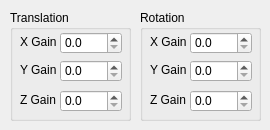
        <widget class="QWidget" name="MouseVelocity">
         <attribute name="title">
          <string>Velocity</string>
         </attribute>
         <widget class="QGroupBox" name="MouseVelocityTranslationGroup">
          <property name="geometry">
           <rect>
            <x>10</x>
            <y>10</y>
            <width>121</width>
            <height>111</height>
           </rect>
          </property>
          <property name="title">
           <string>Translation</string>
          </property>
          <widget class="QLabel" name="MouseVelocityTranslationXGainLabel">
           <property name="geometry">
            <rect>
             <x>10</x>
             <y>24</y>
             <width>41</width>
             <height>16</height>
            </rect>
           </property>
           <property name="text">
            <string>X Gain</string>
           </property>
          </widget>
          <widget class="QDoubleSpinBox" name="MouseVelocityTranslationZGain">
           <property name="geometry">
            <rect>
             <x>50</x>
             <y>80</y>
             <width>62</width>
             <height>22</height>
            </rect>
           </property>
           <property name="decimals">
            <number>1</number>
           </property>
           <property name="singleStep">
            <double>0.500000000000000</double>
           </property>
          </widget>
          <widget class="QLabel" name="MouseVelocityTranslationZGainLabel">
           <property name="geometry">
            <rect>
             <x>10</x>
             <y>82</y>
             <width>41</width>
             <height>16</height>
            </rect>
           </property>
           <property name="text">
            <string>Z Gain</string>
           </property>
          </widget>
          <widget class="QDoubleSpinBox" name="MouseVelocityTranslationXGain">
           <property name="geometry">
            <rect>
             <x>50</x>
             <y>22</y>
             <width>62</width>
             <height>22</height>
            </rect>
           </property>
           <property name="decimals">
            <number>1</number>
           </property>
           <property name="singleStep">
            <double>0.500000000000000</double>
           </property>
          </widget>
          <widget class="QLabel" name="MouseVelocityTranslationYGainLabel">
           <property name="geometry">
            <rect>
             <x>10</x>
             <y>52</y>
             <width>41</width>
             <height>16</height>
            </rect>
           </property>
           <property name="text">
            <string>Y Gain</string>
           </property>
          </widget>
          <widget class="QDoubleSpinBox" name="MouseVelocityTranslationYGain">
           <property name="geometry">
            <rect>
             <x>50</x>
             <y>50</y>
             <width>62</width>
             <height>22</height>
            </rect>
           </property>
           <property name="decimals">
            <number>1</number>
           </property>
           <property name="singleStep">
            <double>0.500000000000000</double>
           </property>
          </widget>
         </widget>
         <widget class="QGroupBox" name="MouseVelocityRotationGroup">
          <property name="geometry">
           <rect>
            <x>140</x>
            <y>10</y>
            <width>121</width>
            <height>111</height>
           </rect>
          </property>
          <property name="title">
           <string>Rotation</string>
          </property>
          <widget class="QLabel" name="MouseVelocityRotationXGainLabel">
           <property name="geometry">
            <rect>
             <x>10</x>
             <y>24</y>
             <width>41</width>
             <height>16</height>
            </rect>
           </property>
           <property name="text">
            <string>X Gain</string>
           </property>
          </widget>
          <widget class="QDoubleSpinBox" name="MouseVelocityRotationZGain">
           <property name="geometry">
            <rect>
             <x>50</x>
             <y>80</y>
             <width>62</width>
             <height>22</height>
            </rect>
           </property>
           <property name="decimals">
            <number>1</number>
           </property>
           <property name="singleStep">
            <double>0.500000000000000</double>
           </property>
          </widget>
          <widget class="QLabel" name="MouseVelocityRotationZGainLabel">
           <property name="geometry">
            <rect>
             <x>10</x>
             <y>82</y>
             <width>41</width>
             <height>16</height>
            </rect>
           </property>
           <property name="text">
            <string>Z Gain</string>
           </property>
          </widget>
          <widget class="QDoubleSpinBox" name="MouseVelocityRotationXGain">
           <property name="geometry">
            <rect>
             <x>50</x>
             <y>22</y>
             <width>62</width>
             <height>22</height>
            </rect>
           </property>
           <property name="decimals">
            <number>1</number>
           </property>
           <property name="singleStep">
            <double>0.500000000000000</double>
           </property>
          </widget>
          <widget class="QLabel" name="MouseVelocityRotationYGainLabel">
           <property name="geometry">
            <rect>
             <x>10</x>
             <y>52</y>
             <width>41</width>
             <height>16</height>
            </rect>
           </property>
           <property name="text">
            <string>Y Gain</string>
           </property>
          </widget>
          <widget class="QDoubleSpinBox" name="MouseVelocityRotationYGain">
           <property name="geometry">
            <rect>
             <x>50</x>
             <y>50</y>
             <width>62</width>
             <height>22</height>
            </rect>
           </property>
           <property name="decimals">
            <number>1</number>
           </property>
           <property name="singleStep">
            <double>0.500000000000000</double>
           </property>
          </widget>
         </widget>
        </widget>
